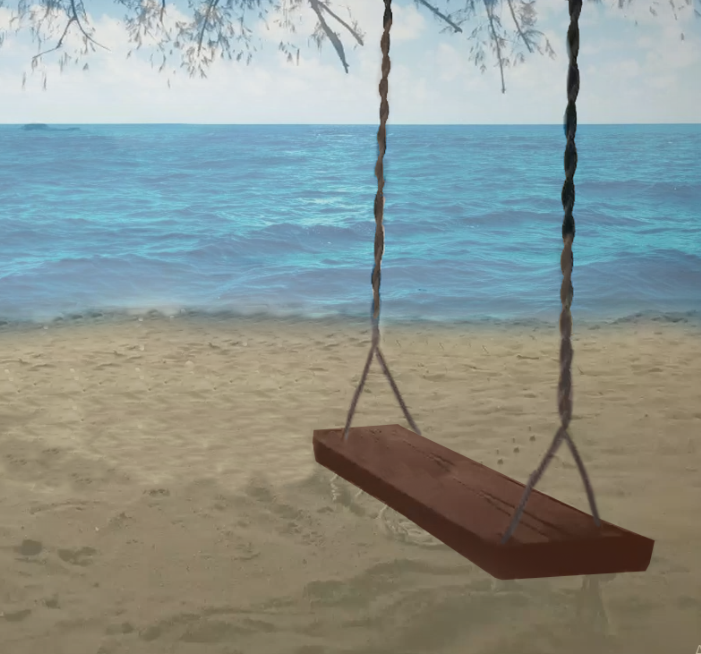
#> input picture Activity/Swing.png, 701 x 654 px
$ python Activity_2-3.py
#> lines starting #> are read from the running program, lines starting #| are printed output that depends on the picture
import cv2 as cv
import numpy as np
from matplotlib import pyplot as plt

IMG_BGR = cv.imread('Swing.png')
#> IMG_BGR is the input picture: shape (654, 701, 3); mean B, G, R 144.3, 149.2, 140.1

img = cv.cvtColor(IMG_BGR, cv.COLOR_BGR2RGB)

img_h = img.shape[0]
#> img_h = 654
img_w = img.shape[1]
#> img_w = 701

img_mask = np.asarray(img_h * [img_w * [(0, 0, 0)]], np.uint8)

for h in range(300, 600) :
    for w in range(300, 660) :
        img_mask[h][w] = (255, 255, 255)

img_obj_area = cv.bitwise_and(img, img_mask)
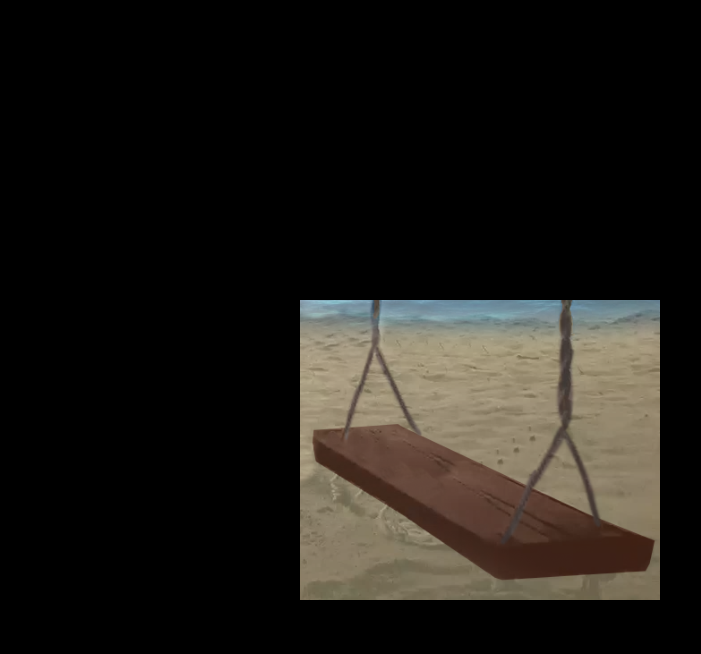
#> img_obj_area: shape (654, 701, 3); mean R, G, B 29.7, 26.9, 22.5

plt.subplot(1, 3, 1)
plt.title('Original'), plt.imshow(img)

plt.subplot(1, 3, 2)
plt.title('Image Mask'), plt.imshow(img_mask)

plt.subplot(1, 3, 3)
plt.title('Bitwise_AND() result'), plt.imshow(img_obj_area)

plt.tight_layout()
plt.show()
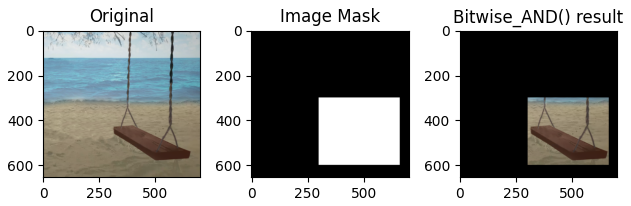
#> figure drawn by matplotlib, 3 panels
